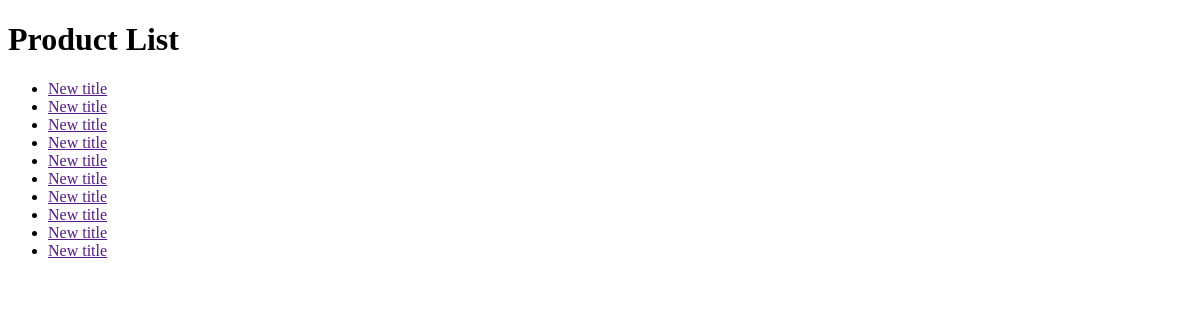
The app's page /products/, older data.
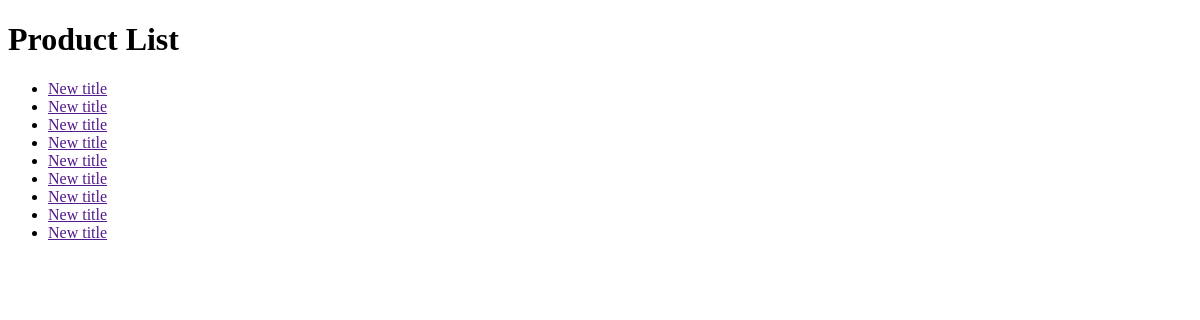
The same page, newer data.
### products/models.py (models this page shows)
class Product(models.Model):
    title = models.CharField(max_length=100)
    description = models.TextField(blank=False)
    price = models.DecimalField(max_digits=1000, decimal_places=2)

### products/views.py (the view)
# urls.py: path('', products_list_view, name="products_list"),
def products_list_view(request):
    objs = Product.objects.all()
    context = {
        "products": objs
    }
    return render(request, 'products/products_list.html', context)

### products/templates/products/products_list.html
{% extends 'base.html' %}
{% block content %}
<h1>Product List</h1>
<ul>
    {% for product in products %}
    <li><a href="">{{product.title}}</a></li>
    {% endfor %}
</ul>
{% endblock %}

Row changes from the older to the newer data that the page shows:
removed Product: title "New title"
